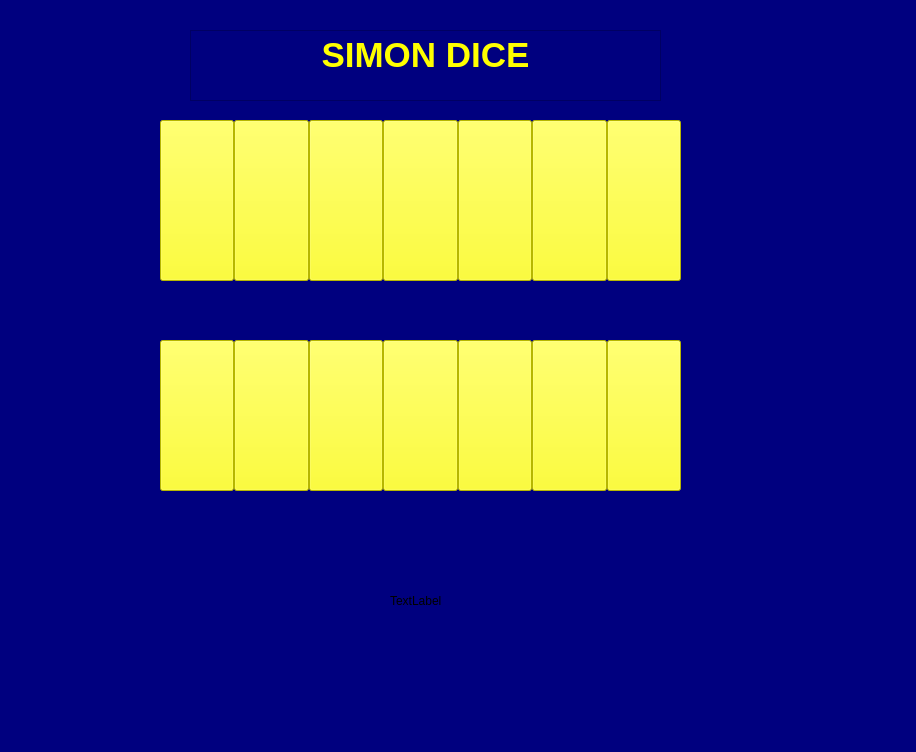
<?xml version="1.0" encoding="UTF-8"?>
<ui version="4.0">
 <class>MainWindow</class>
 <widget class="QMainWindow" name="MainWindow">
  <property name="geometry">
   <rect>
    <x>0</x>
    <y>0</y>
    <width>916</width>
    <height>752</height>
   </rect>
  </property>
  <property name="windowTitle">
   <string>MainWindow</string>
  </property>
  <property name="styleSheet">
   <string notr="true">background-color: rgb(0, 0, 127);</string>
  </property>
  <widget class="QWidget" name="centralwidget">
   <property name="styleSheet">
    <string notr="true">selection-color: qradialgradient(spread:reflect, cx:0.495, cy:0.5, radius:0.5, fx:0.5, fy:0.5, stop:0 rgba(0, 0, 127, 255), stop:1 rgba(255, 255, 255, 255));</string>
   </property>
   <widget class="QLabel" name="label">
    <property name="geometry">
     <rect>
      <x>750</x>
      <y>530</y>
      <width>141</width>
      <height>161</height>
     </rect>
    </property>
    <property name="text">
     <string/>
    </property>
    <property name="pixmap">
     <pixmap>../../Downloads/584df3ad6a5ae41a83ddee08.png</pixmap>
    </property>
    <property name="scaledContents">
     <bool>true</bool>
    </property>
   </widget>
   <widget class="QTextBrowser" name="textBrowser">
    <property name="geometry">
     <rect>
      <x>190</x>
      <y>30</y>
      <width>471</width>
      <height>71</height>
     </rect>
    </property>
    <property name="html">
     <string>&lt;!DOCTYPE HTML PUBLIC &quot;-//W3C//DTD HTML 4.0//EN&quot; &quot;http://www.w3.org/TR/REC-html40/strict.dtd&quot;&gt;
&lt;html&gt;&lt;head&gt;&lt;meta name=&quot;qrichtext&quot; content=&quot;1&quot; /&gt;&lt;style type=&quot;text/css&quot;&gt;
p, li { white-space: pre-wrap; }
&lt;/style&gt;&lt;/head&gt;&lt;body style=&quot; font-family:'MS Shell Dlg 2'; font-size:8.25pt; font-weight:400; font-style:normal;&quot;&gt;
&lt;p align=&quot;center&quot; style=&quot; margin-top:0px; margin-bottom:0px; margin-left:0px; margin-right:0px; -qt-block-indent:0; text-indent:0px;&quot;&gt;&lt;span style=&quot; font-size:26pt; font-weight:600; color:#ffff00;&quot;&gt;SIMON DICE&lt;/span&gt;&lt;/p&gt;&lt;/body&gt;&lt;/html&gt;</string>
    </property>
   </widget>
   <widget class="QFrame" name="horizontalFrame_2">
    <property name="geometry">
     <rect>
      <x>150</x>
      <y>110</y>
      <width>541</width>
      <height>181</height>
     </rect>
    </property>
    <property name="styleSheet">
     <string notr="true">color: rgb(0, 0, 127);</string>
    </property>
    <layout class="QHBoxLayout" name="horizontalLayout_3">
     <property name="spacing">
      <number>0</number>
     </property>
     <property name="leftMargin">
      <number>10</number>
     </property>
     <property name="topMargin">
      <number>10</number>
     </property>
     <property name="rightMargin">
      <number>10</number>
     </property>
     <property name="bottomMargin">
      <number>10</number>
     </property>
     <item>
      <widget class="QPushButton" name="c1">
       <property name="sizePolicy">
        <sizepolicy hsizetype="Minimum" vsizetype="Minimum">
         <horstretch>0</horstretch>
         <verstretch>0</verstretch>
        </sizepolicy>
       </property>
       <property name="styleSheet">
        <string notr="true">background-color: rgb(255, 255, 0);</string>
       </property>
       <property name="text">
        <string/>
       </property>
      </widget>
     </item>
     <item>
      <widget class="QPushButton" name="c2">
       <property name="sizePolicy">
        <sizepolicy hsizetype="Minimum" vsizetype="Minimum">
         <horstretch>0</horstretch>
         <verstretch>0</verstretch>
        </sizepolicy>
       </property>
       <property name="styleSheet">
        <string notr="true">background-color: rgb(255, 255, 0);</string>
       </property>
       <property name="text">
        <string/>
       </property>
      </widget>
     </item>
     <item>
      <widget class="QPushButton" name="c3">
       <property name="sizePolicy">
        <sizepolicy hsizetype="Minimum" vsizetype="Minimum">
         <horstretch>0</horstretch>
         <verstretch>0</verstretch>
        </sizepolicy>
       </property>
       <property name="styleSheet">
        <string notr="true">background :rgb(255, 255, 0)</string>
       </property>
       <property name="text">
        <string/>
       </property>
      </widget>
     </item>
     <item>
      <widget class="QPushButton" name="c4">
       <property name="sizePolicy">
        <sizepolicy hsizetype="Minimum" vsizetype="Minimum">
         <horstretch>0</horstretch>
         <verstretch>0</verstretch>
        </sizepolicy>
       </property>
       <property name="styleSheet">
        <string notr="true">background :  rgb(255, 255, 0)</string>
       </property>
       <property name="text">
        <string/>
       </property>
      </widget>
     </item>
     <item>
      <widget class="QPushButton" name="c5">
       <property name="sizePolicy">
        <sizepolicy hsizetype="Minimum" vsizetype="Minimum">
         <horstretch>0</horstretch>
         <verstretch>0</verstretch>
        </sizepolicy>
       </property>
       <property name="styleSheet">
        <string notr="true">background-color: rgb(255, 255, 0);</string>
       </property>
       <property name="text">
        <string/>
       </property>
      </widget>
     </item>
     <item>
      <widget class="QPushButton" name="c6">
       <property name="sizePolicy">
        <sizepolicy hsizetype="Minimum" vsizetype="Minimum">
         <horstretch>0</horstretch>
         <verstretch>0</verstretch>
        </sizepolicy>
       </property>
       <property name="styleSheet">
        <string notr="true">background-color: rgb(255, 255, 0);</string>
       </property>
       <property name="text">
        <string/>
       </property>
      </widget>
     </item>
     <item>
      <widget class="QPushButton" name="c7">
       <property name="sizePolicy">
        <sizepolicy hsizetype="Minimum" vsizetype="Minimum">
         <horstretch>0</horstretch>
         <verstretch>0</verstretch>
        </sizepolicy>
       </property>
       <property name="styleSheet">
        <string notr="true">background :rgb(255, 255, 0)</string>
       </property>
       <property name="text">
        <string/>
       </property>
      </widget>
     </item>
    </layout>
   </widget>
   <widget class="QFrame" name="horizontalFrame">
    <property name="geometry">
     <rect>
      <x>150</x>
      <y>330</y>
      <width>541</width>
      <height>171</height>
     </rect>
    </property>
    <property name="styleSheet">
     <string notr="true">color: rgb(0, 0, 127);</string>
    </property>
    <layout class="QHBoxLayout" name="horizontalLayout_4">
     <property name="spacing">
      <number>0</number>
     </property>
     <property name="leftMargin">
      <number>10</number>
     </property>
     <property name="topMargin">
      <number>10</number>
     </property>
     <property name="rightMargin">
      <number>10</number>
     </property>
     <property name="bottomMargin">
      <number>10</number>
     </property>
     <item>
      <widget class="QPushButton" name="b1">
       <property name="sizePolicy">
        <sizepolicy hsizetype="Minimum" vsizetype="Minimum">
         <horstretch>0</horstretch>
         <verstretch>0</verstretch>
        </sizepolicy>
       </property>
       <property name="styleSheet">
        <string notr="true">background-color: rgb(255, 255, 0);</string>
       </property>
       <property name="text">
        <string/>
       </property>
      </widget>
     </item>
     <item>
      <widget class="QPushButton" name="b2">
       <property name="sizePolicy">
        <sizepolicy hsizetype="Minimum" vsizetype="Minimum">
         <horstretch>0</horstretch>
         <verstretch>0</verstretch>
        </sizepolicy>
       </property>
       <property name="styleSheet">
        <string notr="true">background-color: rgb(255, 255, 0);</string>
       </property>
       <property name="text">
        <string/>
       </property>
      </widget>
     </item>
     <item>
      <widget class="QPushButton" name="b3">
       <property name="sizePolicy">
        <sizepolicy hsizetype="Minimum" vsizetype="Minimum">
         <horstretch>0</horstretch>
         <verstretch>0</verstretch>
        </sizepolicy>
       </property>
       <property name="styleSheet">
        <string notr="true">background :rgb(255, 255, 0)</string>
       </property>
       <property name="text">
        <string/>
       </property>
      </widget>
     </item>
     <item>
      <widget class="QPushButton" name="b4">
       <property name="sizePolicy">
        <sizepolicy hsizetype="Minimum" vsizetype="Minimum">
         <horstretch>0</horstretch>
         <verstretch>0</verstretch>
        </sizepolicy>
       </property>
       <property name="styleSheet">
        <string notr="true">background :  rgb(255, 255, 0)</string>
       </property>
       <property name="text">
        <string/>
       </property>
      </widget>
     </item>
     <item>
      <widget class="QPushButton" name="b5">
       <property name="sizePolicy">
        <sizepolicy hsizetype="Minimum" vsizetype="Minimum">
         <horstretch>0</horstretch>
         <verstretch>0</verstretch>
        </sizepolicy>
       </property>
       <property name="styleSheet">
        <string notr="true">background-color: rgb(255, 255, 0);</string>
       </property>
       <property name="text">
        <string/>
       </property>
      </widget>
     </item>
     <item>
      <widget class="QPushButton" name="b6">
       <property name="sizePolicy">
        <sizepolicy hsizetype="Minimum" vsizetype="Minimum">
         <horstretch>0</horstretch>
         <verstretch>0</verstretch>
        </sizepolicy>
       </property>
       <property name="styleSheet">
        <string notr="true">background-color: rgb(255, 255, 0);</string>
       </property>
       <property name="text">
        <string/>
       </property>
      </widget>
     </item>
     <item>
      <widget class="QPushButton" name="b7">
       <property name="sizePolicy">
        <sizepolicy hsizetype="Minimum" vsizetype="Minimum">
         <horstretch>0</horstretch>
         <verstretch>0</verstretch>
        </sizepolicy>
       </property>
       <property name="styleSheet">
        <string notr="true">background :rgb(255, 255, 0)</string>
       </property>
       <property name="text">
        <string/>
       </property>
      </widget>
     </item>
    </layout>
   </widget>
   <widget class="QLabel" name="label_2">
    <property name="geometry">
     <rect>
      <x>390</x>
      <y>530</y>
      <width>181</width>
      <height>141</height>
     </rect>
    </property>
    <property name="text">
     <string>TextLabel</string>
    </property>
   </widget>
  </widget>
  <widget class="QMenuBar" name="menubar">
   <property name="geometry">
    <rect>
     <x>0</x>
     <y>0</y>
     <width>916</width>
     <height>21</height>
    </rect>
   </property>
  </widget>
  <widget class="QStatusBar" name="statusbar"/>
 </widget>
 <resources/>
 <connections/>
</ui>
